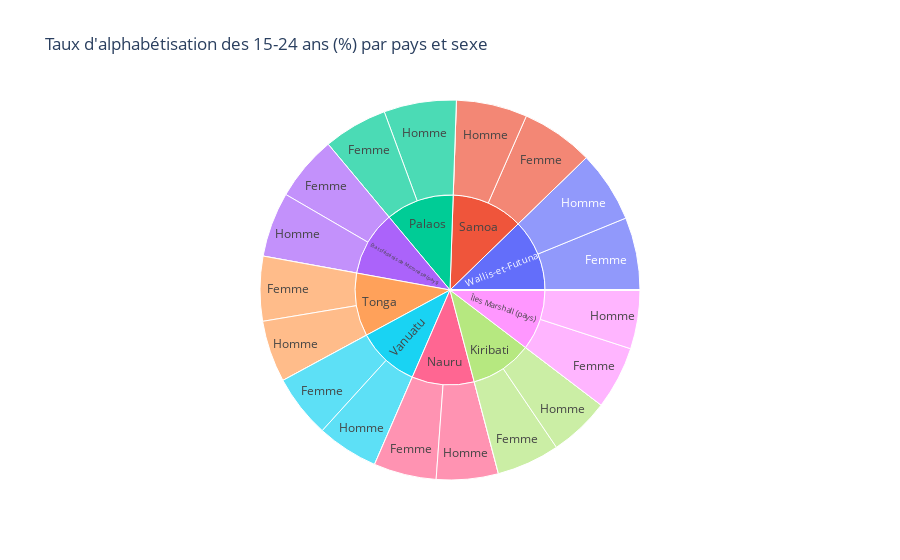

Here is the notebook cell this chart was saved with:
### Code cell
px.sunburst(
    alphabetisation_by_country,
    path=["Pays et territoires insulaires du Pacifique", "Sexe"],
    values="Taux d'alphabétisation des 15-24 ans (%)",
    title="Taux d'alphabétisation des 15-24 ans (%) par pays et sexe",
)

### Figure 1 — Plotly figure (JSON) as saved in the notebook; plotly's stock layout.template omitted (floating-point values rounded to 4 significant figures)
{"data": [{"branchvalues": "total", "domain": {"x": [0, 1], "y": [0, 1]}, "hovertemplate": "labels=%{label}<br>Taux d'alphabétisation des 15-24 ans (%)=%{value}<br>parent=%{parent}<br>id=%{id}<extra></extra>", "ids": ["Fidji/Femme", "Guam/Femme", "Kiribati/Femme", "Nauru/Femme", "Niue/Femme", "Nouvelle-Calédonie/Femme", "Palaos/Femme", "Papouasie-Nouvelle-Guinée/Femme", "Polynésie française/Femme", "Salomon/Femme", "Samoa/Femme", "Samoa américaines/Femme", "Tokelau/Femme", "Tonga/Femme", "Tuvalu/Femme", "Vanuatu/Femme", "Wallis-et-Futuna/Femme", "États fédérés de Micronésie (pays)/Femme", "Îles Cook/Femme", "Îles Mariannes du Nord/Femme", "Îles Marshall (pays)/Femme", "Fidji/Homme", "Guam/Homme", "Kiribati/Homme", "Nauru/Homme", "Niue/Homme", "Nouvelle-Calédonie/Homme", "Palaos/Homme", "Papouasie-Nouvelle-Guinée/Homme", "Polynésie française/Homme", "Salomon/Homme", "Samoa/Homme", "Samoa américaines/Homme", "Tokelau/Homme", "Tonga/Homme", "Tuvalu/Homme", "Vanuatu/Homme", "Wallis-et-Futuna/Homme", "États fédérés de Micronésie (pays)/Homme", "Îles Cook/Homme", "Îles Mariannes du Nord/Homme", "Îles Marshall (pays)/Homme", "Fidji/Total", "Guam/Total", "Kiribati/Total", "Nauru/Total", "Niue/Total", "Nouvelle-Calédonie/Total", "Palaos/Total", "Papouasie-Nouvelle-Guinée/Total", "Polynésie française/Total", "Salomon/Total", "Samoa/Total", "Samoa américaines/Total", "Tokelau/Total", "Tonga/Total", "Tuvalu/Total", "Vanuatu/Total", "Wallis-et-Futuna/Total", "États fédérés de Micronésie (pays)/Total", "Îles Cook/Total", "Îles Mariannes du Nord/Total", "Îles Marshall (pays)/Total", "Fidji", "Guam", "Kiribati", "Nauru", "Niue", "Nouvelle-Calédonie", "Palaos", "Papouasie-Nouvelle-Guinée", "Polynésie française", "Salomon", "Samoa", "Samoa américaines", "Tokelau", "Tonga", "Tuvalu", "Vanuatu", "Wallis-et-Futuna", "États fédérés de Micronésie (pays)", "Îles Cook", "Îles Mariannes du Nord", "Îles Marshall (pays)"], "labels": ["Femme", "Femme", "Femme", "Femme", "Femme", "Femme", "Femme", "Femme", "Femme", "Femme", "Femme", "Femme", "Femme", "Femme", "Femme", "Femme", "Femme", "Femme", "Femme", "Femme", "Femme", "Homme", "Homme", "Homme", "Homme", "Homme", "Homme", "Homme", "Homme", "Homme", "Homme", "Homme", "Homme", "Homme", "Homme", "Homme", "Homme", "Homme", "Homme", "Homme", "Homme", "Homme", "Total", "Total", "Total", "Total", "Total", "Total", "Total", "Total", "Total", "Total", "Total", "Total", "Total", "Total", "Total", "Total", "Total", "Total", "Total", "Total", "Total", "Fidji", "Guam", "Kiribati", "Nauru", "Niue", "Nouvelle-Calédonie", "Palaos", "Papouasie-Nouvelle-Guinée", "Polynésie française", "Salomon", "Samoa", "Samoa américaines", "Tokelau", "Tonga", "Tuvalu", "Vanuatu", "Wallis-et-Futuna", "États fédérés de Micronésie (pays)", "Îles Cook", "Îles Mariannes du Nord", "Îles Marshall (pays)"], "name": "", "parents": ["Fidji", "Guam", "Kiribati", "Nauru", "Niue", "Nouvelle-Calédonie", "Palaos", "Papouasie-Nouvelle-Guinée", "Polynésie française", "Salomon", "Samoa", "Samoa américaines", "Tokelau", "Tonga", "Tuvalu", "Vanuatu", "Wallis-et-Futuna", "États fédérés de Micronésie (pays)", "Îles Cook", "Îles Mariannes du Nord", "Îles Marshall (pays)", "Fidji", "Guam", "Kiribati", "Nauru", "Niue", "Nouvelle-Calédonie", "Palaos", "Papouasie-Nouvelle-Guinée", "Polynésie française", "Salomon", "Samoa", "Samoa américaines", "Tokelau", "Tonga", "Tuvalu", "Vanuatu", "Wallis-et-Futuna", "États fédérés de Micronésie (pays)", "Îles Cook", "Îles Mariannes du Nord", "Îles Marshall (pays)", "Fidji", "Guam", "Kiribati", "Nauru", "Niue", "Nouvelle-Calédonie", "Palaos", "Papouasie-Nouvelle-Guinée", "Polynésie française", "Salomon", "Samoa", "Samoa américaines", "Tokelau", "Tonga", "Tuvalu", "Vanuatu", "Wallis-et-Futuna", "États fédérés de Micronésie (pays)", "Îles Cook", "Îles Mariannes du Nord", "Îles Marshall (pays)", "", "", "", "", "", "", "", "", "", "", "", "", "", "", "", "", "", "", "", "", ""], "type": "sunburst", "values": [0, 0, 86.06, 85.56, 0, 0, 87.54, 0, 0, 0, 98.7, 0, 0, 88.21, 0, 86.14, 99.12, 88.77, 0, 0, 85.92, 0, 0, 82.96, 84.52, 0, 0, 98.83, 0, 0, 0, 97, 0, 0, 84.3, 0, 84.03, 97.61, 88.63, 0, 0, 80.28, 0, 0, 0, 0, 0, 0, 0, 0, 0, 0, 0, 0, 0, 0, 0, 0, 0, 0, 0, 0, 0, 0, 0, 169.0, 170.1, 0, 0, 186.4, 0, 0, 0, 195.7, 0, 0, 172.5, 0, 170.2, 196.7, 177.4, 0, 0, 166.2]}], "layout": {"legend": {"tracegroupgap": 0}, "title": {"text": "Taux d'alphabétisation des 15-24 ans (%) par pays et sexe"}}}
